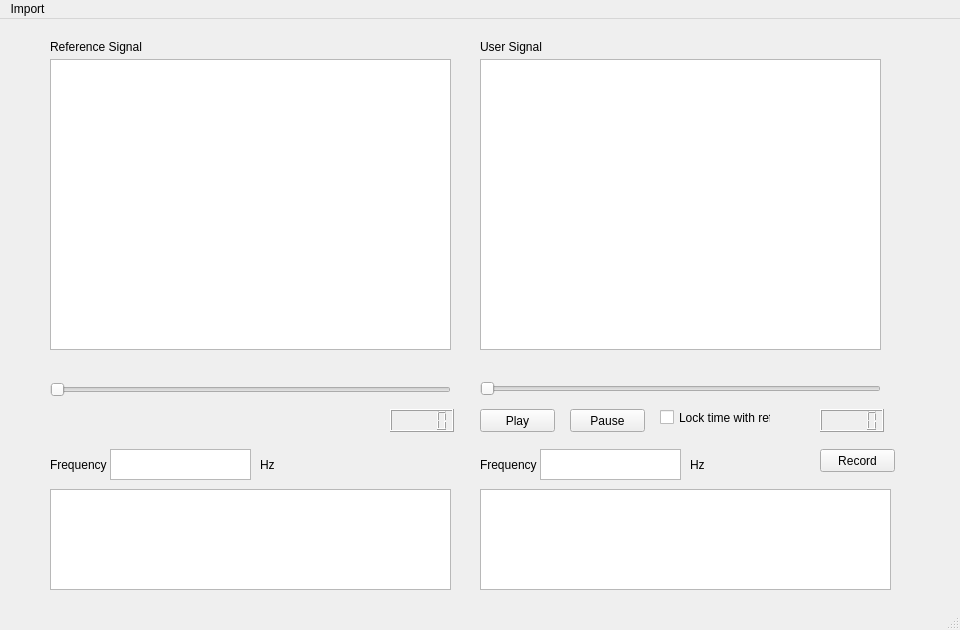
<?xml version="1.0" encoding="UTF-8"?>
<ui version="4.0">
 <class>MainWindow</class>
 <widget class="QMainWindow" name="MainWindow">
  <property name="geometry">
   <rect>
    <x>0</x>
    <y>0</y>
    <width>960</width>
    <height>630</height>
   </rect>
  </property>
  <property name="windowTitle">
   <string>MainWindow</string>
  </property>
  <widget class="QWidget" name="centralWidget">
   <widget class="QSlider" name="refSlider">
    <property name="geometry">
     <rect>
      <x>50</x>
      <y>360</y>
      <width>401</width>
      <height>21</height>
     </rect>
    </property>
    <property name="orientation">
     <enum>Qt::Horizontal</enum>
    </property>
   </widget>
   <widget class="QGraphicsView" name="refGraph">
    <property name="geometry">
     <rect>
      <x>50</x>
      <y>40</y>
      <width>401</width>
      <height>291</height>
     </rect>
    </property>
    <property name="whatsThis">
     <string>&lt;html&gt;&lt;head/&gt;&lt;body&gt;&lt;p&gt;&lt;br/&gt;&lt;/p&gt;&lt;/body&gt;&lt;/html&gt;</string>
    </property>
   </widget>
   <widget class="QGraphicsView" name="userGraph">
    <property name="geometry">
     <rect>
      <x>480</x>
      <y>40</y>
      <width>401</width>
      <height>291</height>
     </rect>
    </property>
   </widget>
   <widget class="QSlider" name="userSlider">
    <property name="geometry">
     <rect>
      <x>480</x>
      <y>360</y>
      <width>401</width>
      <height>20</height>
     </rect>
    </property>
    <property name="orientation">
     <enum>Qt::Horizontal</enum>
    </property>
   </widget>
   <widget class="QLCDNumber" name="refPlayTime">
    <property name="geometry">
     <rect>
      <x>390</x>
      <y>390</y>
      <width>64</width>
      <height>23</height>
     </rect>
    </property>
   </widget>
   <widget class="QLCDNumber" name="userPlayTime">
    <property name="geometry">
     <rect>
      <x>820</x>
      <y>390</y>
      <width>64</width>
      <height>23</height>
     </rect>
    </property>
   </widget>
   <widget class="QPushButton" name="userpausebutton">
    <property name="geometry">
     <rect>
      <x>570</x>
      <y>390</y>
      <width>75</width>
      <height>23</height>
     </rect>
    </property>
    <property name="text">
     <string>Pause</string>
    </property>
   </widget>
   <widget class="QPushButton" name="userplaybutton">
    <property name="geometry">
     <rect>
      <x>480</x>
      <y>390</y>
      <width>75</width>
      <height>23</height>
     </rect>
    </property>
    <property name="text">
     <string>Play</string>
    </property>
   </widget>
   <widget class="QLabel" name="reffreqlabel">
    <property name="geometry">
     <rect>
      <x>50</x>
      <y>430</y>
      <width>81</width>
      <height>31</height>
     </rect>
    </property>
    <property name="text">
     <string>Frequency</string>
    </property>
   </widget>
   <widget class="QTextBrowser" name="reffreqtextbox">
    <property name="geometry">
     <rect>
      <x>110</x>
      <y>430</y>
      <width>141</width>
      <height>31</height>
     </rect>
    </property>
   </widget>
   <widget class="QLabel" name="refHzlabel">
    <property name="geometry">
     <rect>
      <x>260</x>
      <y>430</y>
      <width>81</width>
      <height>31</height>
     </rect>
    </property>
    <property name="text">
     <string>Hz</string>
    </property>
   </widget>
   <widget class="QTextBrowser" name="userfreqtextbox">
    <property name="geometry">
     <rect>
      <x>540</x>
      <y>430</y>
      <width>141</width>
      <height>31</height>
     </rect>
    </property>
   </widget>
   <widget class="QLabel" name="userHzlabel">
    <property name="geometry">
     <rect>
      <x>690</x>
      <y>430</y>
      <width>81</width>
      <height>31</height>
     </rect>
    </property>
    <property name="text">
     <string>Hz</string>
    </property>
   </widget>
   <widget class="QLabel" name="userfreqlabel">
    <property name="geometry">
     <rect>
      <x>480</x>
      <y>430</y>
      <width>81</width>
      <height>31</height>
     </rect>
    </property>
    <property name="text">
     <string>Frequency</string>
    </property>
   </widget>
   <widget class="QCheckBox" name="locktimecheckbox">
    <property name="geometry">
     <rect>
      <x>660</x>
      <y>390</y>
      <width>111</width>
      <height>17</height>
     </rect>
    </property>
    <property name="text">
     <string>Lock time with ref</string>
    </property>
   </widget>
   <widget class="QPushButton" name="recordbutton">
    <property name="geometry">
     <rect>
      <x>820</x>
      <y>430</y>
      <width>75</width>
      <height>23</height>
     </rect>
    </property>
    <property name="text">
     <string>Record</string>
    </property>
   </widget>
   <widget class="QLabel" name="refsignallabel">
    <property name="geometry">
     <rect>
      <x>50</x>
      <y>20</y>
      <width>201</width>
      <height>16</height>
     </rect>
    </property>
    <property name="text">
     <string>Reference Signal</string>
    </property>
   </widget>
   <widget class="QLabel" name="usersignallabel">
    <property name="geometry">
     <rect>
      <x>480</x>
      <y>20</y>
      <width>201</width>
      <height>16</height>
     </rect>
    </property>
    <property name="text">
     <string>User Signal</string>
    </property>
   </widget>
   <widget class="QTableWidget" name="reftablewidget">
    <property name="geometry">
     <rect>
      <x>50</x>
      <y>470</y>
      <width>401</width>
      <height>101</height>
     </rect>
    </property>
   </widget>
   <widget class="QTableWidget" name="usertablewidget">
    <property name="geometry">
     <rect>
      <x>480</x>
      <y>470</y>
      <width>411</width>
      <height>101</height>
     </rect>
    </property>
   </widget>
  </widget>
  <widget class="QMenuBar" name="menuBar">
   <property name="geometry">
    <rect>
     <x>0</x>
     <y>0</y>
     <width>960</width>
     <height>21</height>
    </rect>
   </property>
   <widget class="QMenu" name="menuImport">
    <property name="title">
     <string>Import</string>
    </property>
    <addaction name="separator"/>
    <addaction name="actionImport_Ref_File"/>
    <addaction name="actionImport_User_File"/>
   </widget>
   <addaction name="menuImport"/>
  </widget>
  <widget class="QStatusBar" name="statusBar"/>
  <action name="actionImport_Ref_File">
   <property name="text">
    <string>Import Ref File</string>
   </property>
  </action>
  <action name="actionImport_User_File">
   <property name="text">
    <string>Import User File</string>
   </property>
  </action>
 </widget>
 <layoutdefault spacing="6" margin="11"/>
 <resources/>
 <connections/>
</ui>
